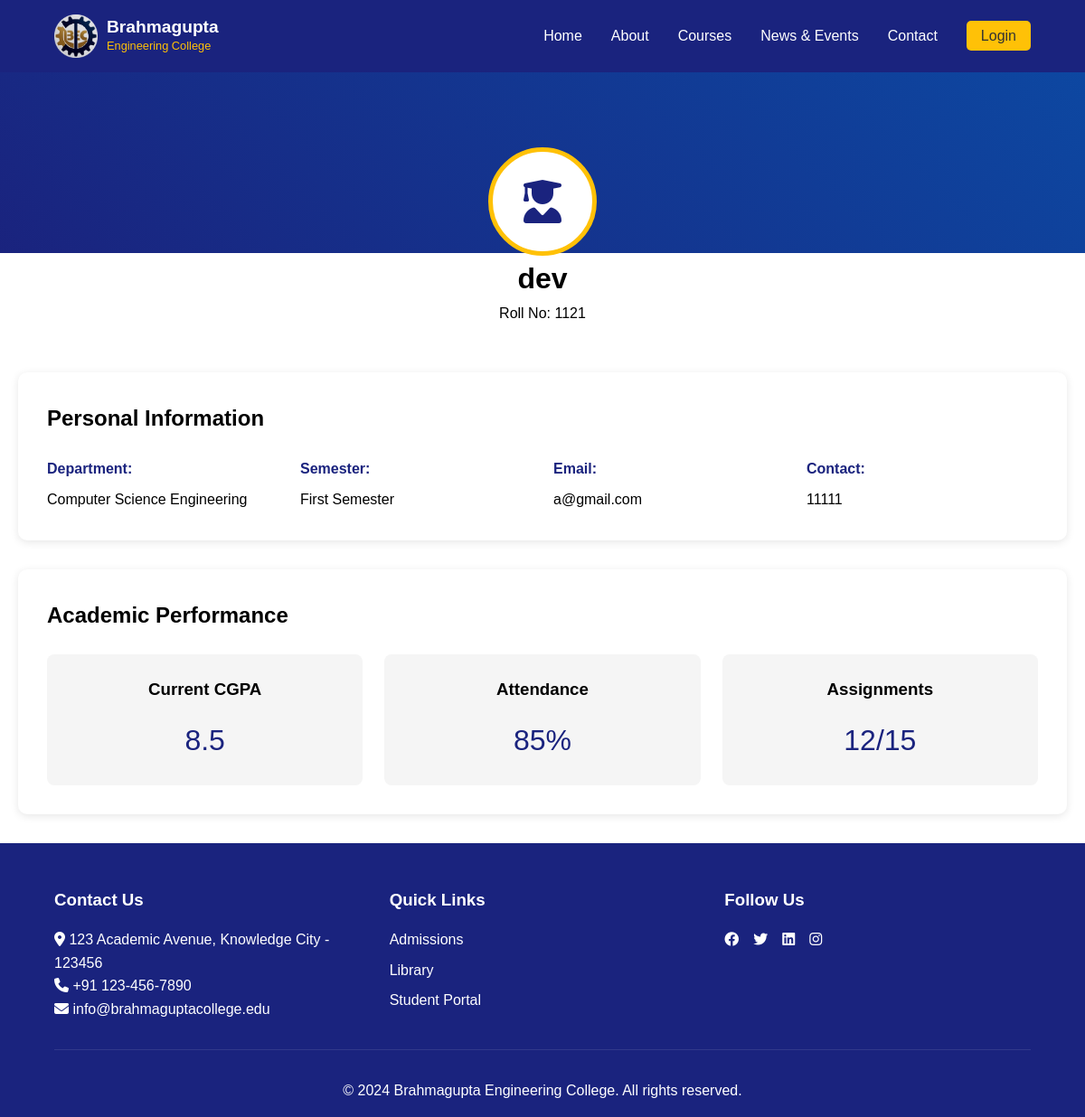
The page /studentprofile/1 on the database as committed earlier.
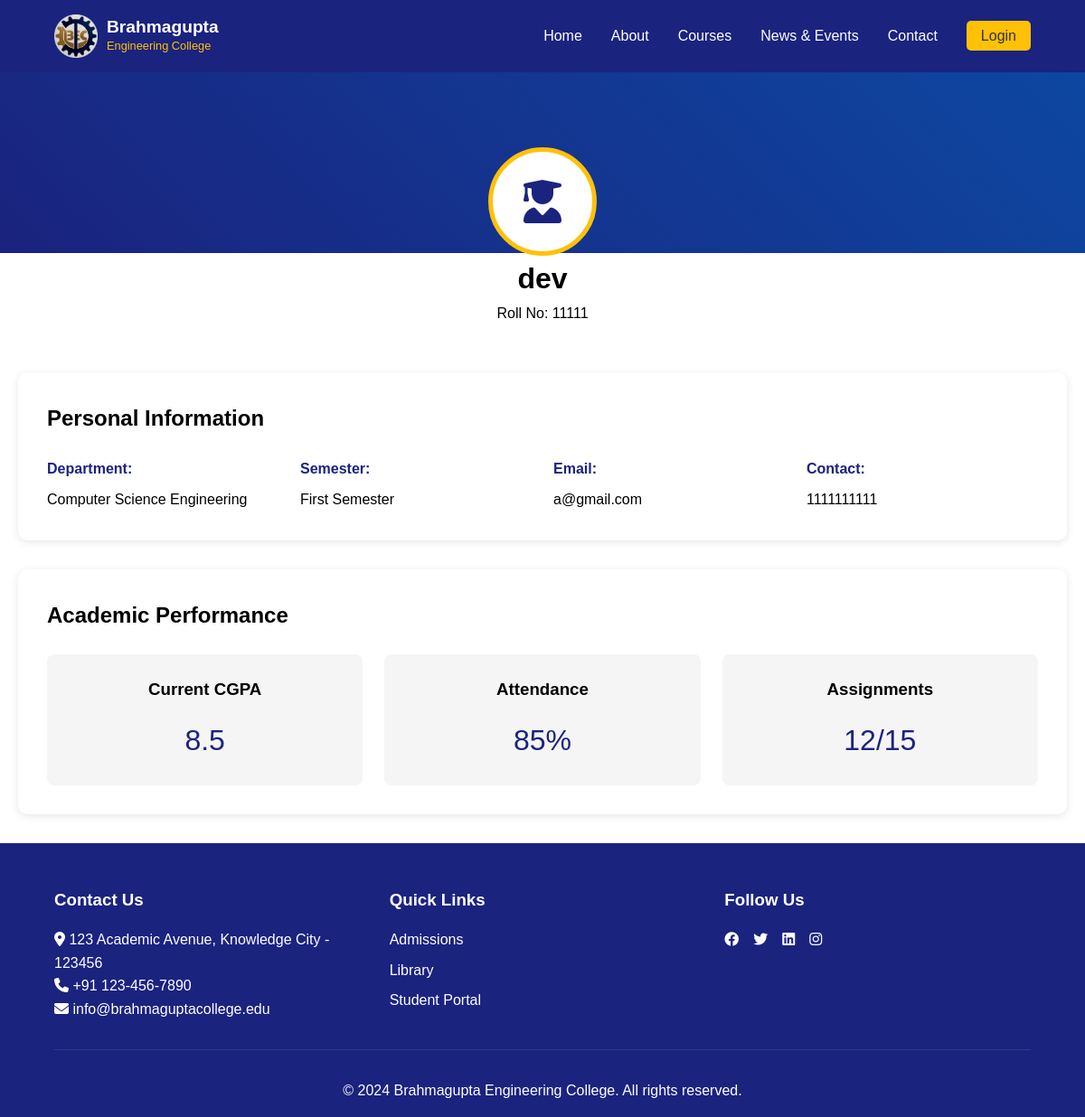
The same page on the database as committed later.
### college/model.py (models this page shows, shortened)
class Student(db.Model):
    id = db.Column(db.Integer, primary_key=True)
    name = db.Column(db.String(100), nullable=False)
    roll = db.Column(db.Integer, nullable=False)
    email = db.Column(db.String(100), nullable=False)
    phone = db.Column(db.Integer, nullable=False)
    semester = db.Column(db.Integer, nullable=False)
    dob = db.Column(db.Date, nullable=False)
    gender = db.Column(db.String, nullable=False)
    department = db.Column(db.String, nullable=False)
    address = db.Column(db.String, nullable=False)

### college/student/route.py (the view)
@app.route("/studentprofile/<id>", methods = ["GET", "POST"])
def student_profile(id):
    student = Student.query.get(id)
    print(student)
    if not student:
        return "Student not found", 404
    return render_template("student-profile.html", student=student, id=id)

### college/student/templates/student-profile.html (shortened to what this page needs)
{%extends "base.html"%}
{%block head%}
    <link rel="stylesheet" href="{{url_for('basic.static', filename='css/main.css')}}">
    <link rel="stylesheet" href="https://cdnjs.cloudflare.com/ajax/libs/font-awesome/6.4.0/css/all.min.css">
    {%endblock%}
    {%block content%}
    <main class="profile-page student-profile">
        <div class="profile-header">
            <div class="profile-info">
                <div class="profile-avatar">
                    <i class="fas fa-user-graduate"></i>
                </div>
                <h1>{{student.name}}</h1>
                <p>Roll No: <span id="studentId">{{student.roll}}</span></p>
            </div>
        </div>
        <div class="profile-content">
            <div class="profile-section">
                <h2>Personal Information</h2>
                <div class="info-grid">
                    <div class="info-item">
                        <label>Department:</label>
                        <span>{{student.department}}</span>
                    </div>
                    <div class="info-item">
                        <label>Semester:</label>
                        <span>{{student.semester}}</span>
                    </div>
                    <div class="info-item">
                        <label>Email:</label>
                        <span>{{student.email}}</span>
                    </div>
                    <div class="info-item">
                        <label>Contact:</label>
                        <span>{{student.phone}}</span>
                    </div>
                </div>
            </div>
            <div class="profile-section">
                <h2>Academic Performance</h2>
                <div class="academics-grid">
                    <div class="academic-card">
                        <h3>Current CGPA</h3>
                        <p class="grade">8.5</p>
                    </div>
                    <div class="academic-card">
                        <h3>Attendance</h3>
                        <p class="percentage">85%</p>
                    </div>
                    <div class="academic-card">
                        <h3>Assignments</h3>
                        <p class="count">12/15</p>
                    </div>
                </div>
            </div>
        </div>
    </main>
{%endblock%}

Rows that differ between the two databases and show on the page:
changed Student "dev": roll "1121" → "11111"; phone "11111" → "1111111111"
